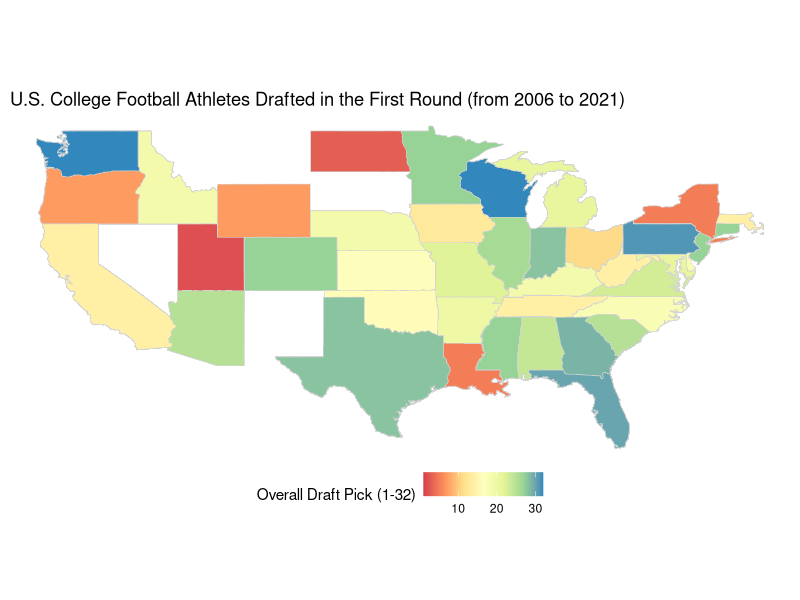

Here is the R script that generated this plot:
#This is a file wrangling the dataset for the NFL dataset
#import packages
library(maps)
library(tidyverse)
library(sf)
library(ggplot2)

#import the NFL draft dataset
nfl <- read_csv("dataforNFL/nfl_draft_picks.csv")

#filter the players that were picked only in the 1st round 
#and only look at years 2017-2021
nflrounds <- nfl%>% 
  filter(Round == 1)%>%
  filter(Year > 2005)

#add states to the dataset 
nfl_with_states <- nflrounds %>%
mutate(
  state_cd = case_when(
    School == "Alabama" ~ "AL",
    School == "Alabama State" ~ "AL",
    School == "Arizona State" ~ "AZ",
    School == "Arizona" ~ "AZ",
    School == "Arkansas" ~"AR", 
    School == "Auburn" ~ "AL", 
    School == "Baylor" ~ "TX", 
    School == "Boise State" ~ "ID", 
    School == "Boston College" ~ "MA", 
    School == "Brigham Young" ~ "UT", 
    School == "Buffalo" ~ "NY",
    School == "California" ~ "CA",
    School == "Central Florida" ~ "FL", 
    School == "Central Michigan" ~ "MI",
    School == "Clemson" ~ "SC", 
    School == "Colorado" ~ "CO",
    School == "Connecticut" ~ "CT", 
    School == "Delaware" ~ "DE", 
    School == "Duke" ~ "NC", 
    School == "East Carolina" ~ "NC",
    School == "Florida" ~ "FL", 
    School == "Florida State" ~ "FL", 
    School == "Fresno State" ~ "CA", 
    School == "Georgia" ~ "GA", 
    School == "Houston" ~ "TX", 
    School == "Idaho" ~ "ID", 
    School == "Illinois" ~ "IL", 
    School == "Iowa" ~ "IA", 
    School == "Kansas" ~ "KS", 
    School == "Kansas State" ~ "KS", 
    School == "Kentucky" ~ "KY", 
    School == "Louisiana State" ~ "LA",
    School == "Louisiana Tech" ~ "LA",
    School == "Louisville" ~ "KY", 
    School == "Maryland" ~ "MD", 
    School == "Memphis" ~ "TN", 
    School == "Miami (FL)" ~ "FL", 
    School == "Michigan" ~ "MI", 
    School == "Michigan State" ~ "MI", 
    School == "Minnesota" ~ "MN", 
    School == "Mississippi" ~ "MS", 
    School == "Mississippi State" ~ "MS", 
    School == "Missouri" ~ "MO", 
    School == "Nebraska" ~ "NE", 
    School == "North Carolina" ~ "NC", 
    School == "North Carolina State" ~ "NC",
    School == "North Dakota State" ~ "ND",
    School == "Northern Illinois" ~ "IL",
    School == "Northwestern" ~ "IL", 
    School == "Notre Dame" ~ "IN", 
    School == "Ohio State" ~ "OH", 
    School == "Oklahoma" ~ "OK", 
    School == "Oklahoma State" ~ "OK",
    School == "Oregon" ~ "OR", 
    School == "Oregon State" ~ "OR", 
    School == "Penn State" ~ "PA", 
    School == "Pittsburgh" ~ "PA",
    School == "Purdue" ~ "IN", 
    School == "Rutgers" ~ "NJ", 
    School == "San Diego State" ~ "CA", 
    School == "South Carolina" ~ "SC", 
    School == "Stanford" ~ "CA", 
    School == "Syracuse" ~ "NY", 
    School == "Temple" ~ "PA", 
    School == "Tennessee" ~ "TN", 
    School == "Tennessee State" ~ "TN", 
    School == "Texas" ~ "TX", 
    School == "Texas A&M" ~ "TX", 
    School == "Texas Christian" ~ "TX", 
    School == "Texas Tech" ~ "TX",
    School == "Texas-San Antonio" ~ "TX", 
    School == "Troy" ~ "AL", 
    School == "Tulsa" ~ "OK", 
    School == "UCLA" ~ "CA", 
    School == "USC" ~ "CA", 
    School == "Utah" ~ "UT", 
    School == "Utah State" ~ "UT", 
    School == "Vanderbilt" ~ "TN", 
    School == "Virginia" ~ "VA", 
    School == "Virginia Tech" ~ "VA", 
    School == "Wake Forest" ~ "NC", 
    School == "Washington" ~ "WA", 
    School == "Washington State" ~ "WA", 
    School == "Western Michigan" ~ "MI", 
    School == "West Virginia" ~ "WV", 
    School == "Wisconsin" ~ "WI", 
    School == "Wyoming" ~ "WY") 
  )

#import the map
states_map <- maps::map("state", regions = ".", plot = FALSE, fill = TRUE) %>%
  st_as_sf()
state_info <- data.frame(state_full = tolower(state.name)
                         , state_cd = state.abb)

#add full name of states to NFL dataset and merge with mapping dataset
nfl_final <- nfl_with_states %>%
  left_join(state_info, by = "state_cd") %>%
  inner_join(states_map, by = c("state_full"="ID"))

#create plot on US country map
ggplot(nfl_final, aes(geometry=geom, fill = Overall)) +
  geom_sf(color = "lightgrey") +
  theme_void() +
  labs(fill = "Overall Draft Pick (1-32)"
       , frame.colour = "black"
       , barwidth = 15
       , barheight = 1.5
       , title = "  U.S. College Football Athletes Drafted in the First Round (from 2006 to 2021)") +
         theme(legend.position="bottom") +
  scale_fill_distiller(palette = "Spectral", direction = 1) 

#looking at how a player's college/university affects their pick and which NFL 
#team they are drafted to#
